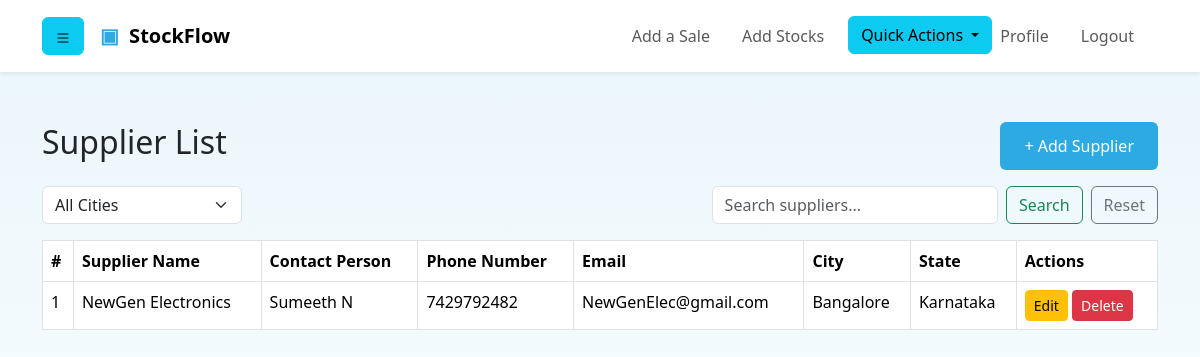
/supplier/supplier-list/ (signed in), run on an earlier commit of the app's database.
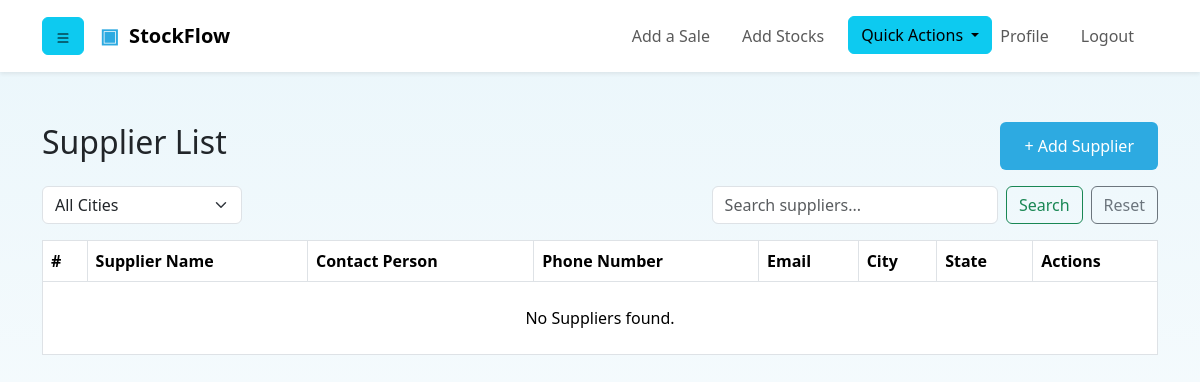
And on a later commit of the database.
### main/models.py (models this page shows, shortened)
class Supplier(models.Model):
    supplier_name = models.CharField("Enter supplier name." ,max_length=50)
    contact_person = models.CharField("Enter supplier's contact person name.", max_length=100)
    phone_number = models.CharField("Enter contact person phone number.", max_length=10, unique=True, null=True, blank=True)
    email = models.EmailField("Enter contact person email address.", max_length=30, unique=False)
    city = models.CharField(max_length=30, blank=True, null=True)
    state = models.CharField(max_length=50, blank=True, null=True)
    postal_code = models.CharField(max_length=10, blank=True, null=True)
    created_at = models.DateTimeField(auto_now_add=True)
    updated_at = models.DateTimeField(auto_now=True)
    class Meta:
        ordering = ['supplier_name']

### main/views.py (the view, shortened to what this page needs)
# urls.py: path('supplier/supplier-list/', views.SupplierListView.as_view(), name='supplier_list'),
class SupplierListView(LoginRequiredMixin, ListView):
    model = Supplier
    template_name = 'main/supplier_list.html'
    context_object_name = 'suppliers'
    paginate_by = 10
    def get_queryset(self):
        queryset = super().get_queryset()
        query = self.request.GET.get('q')
        city = self.request.GET.get('city')
        if city:
            queryset = queryset.filter(city__icontains=city)
        return queryset
    def get_context_data(self, **kwargs):
        context = super().get_context_data(**kwargs)
        context['cities'] = Supplier.objects.values_list('city', flat=True).distinct()
        return context

### templates/main/supplier_list.html (shortened to what this page needs)
{% extends 'base.html' %}
{% block content %}
<div class="container">
    <div class="d-flex justify-content-between align-items-center mb-3">
        <h2>Supplier List</h2>
        <a href="{% url 'add_supplier' %}" class="btn btn-primary">+ Add Supplier</a>
    </div>
    <form method="GET" class="d-flex justify-content-between align-items-center mb-3">
        <div>
            <select name="city" class="form-select" style="width: 200px;" onchange="this.form.submit()">
                <option value="">All Cities</option>
            </select>
        </div>
        <div class="d-flex gap-2" style="width: 40%;">
            <input
                type="search"
                name="q"
                class="form-control flex-grow-1"
                placeholder="Search suppliers..."
                value="{{ request.GET.q }}"
            >
            <button class="btn btn-outline-success" type="submit">Search</button>
            <a href="{% url 'supplier_list' %}" class="btn btn-outline-secondary">Reset</a>
        </div>
    </form>
    <table class="table table-bordered">
        <thead>
            <tr>
                <th>#</th>
                <th>Supplier Name</th>
                <th>Contact Person</th>
                <th>Phone Number</th>
                <th>Email</th>
                <th>City</th>
                <th>State</th>
                <th>Actions</th>
            </tr>
        </thead>
        <tbody>
            {% for supplier in suppliers %}
            <tr>
                <td>{{ forloop.counter }}</td>
                <td>{{ supplier.supplier_name }}</td>
                <td>{{ supplier.contact_person }}</td>
                <td>{{ supplier.phone_number }}</td>
                <td>{{ supplier.email }}</td>
                <td>{{ supplier.city }}</td>
                <td>{{ supplier.state }}</td>
                <td>
                    <a href="{% url 'supplier_update' supplier.pk %}" class="btn btn-sm btn-warning">Edit</a>
                    <a href="{% url 'supplier_delete' supplier.pk %}" class="btn btn-sm btn-danger">Delete</a>
                </td>
            </tr>
            {% empty %}
            <tr>
                <td colspan="8" class="text-center py-4">
                    No Suppliers found.
                </td>
            </tr>
            {% endfor %}
        </tbody>
    </table>
</div>
{% endblock %}

What changed in the data, as far as the page shows it:
removed Supplier: supplier_name "NewGen Electronics", contact_person "Sumeeth N", phone_number "7429792482", email "NewGenElec@gmail.com", city "Bangalore", state "Karnataka"
Also different on the page:
text now shown: "No Suppliers found."
